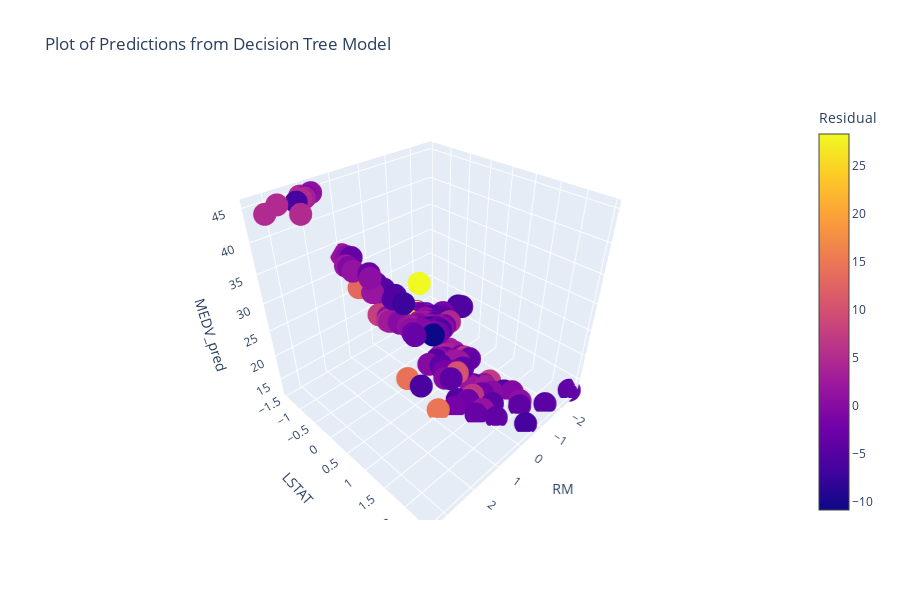

Write notebook code for a chart like this one.
### Markdown cell above
### Decision Tree

Decision trees are a simple machine learning model that can be utilized for classification and also for regression, which is our use case. The algorithm works in much the same way it does for a classification problem as it does for regression, where it chooses a label. In the regression case, it chooses between 'leaves' which are the splits in the data. 

For example, suppose in our training set we have values for $x$ ranging from 1-100, and each value for $x$ corresponds to a value for $y$. The algorithm can split these values  into ranges, such as 1-25, 25-50, 50-75, 75-100. It will then take a value for $y$ that represents that range for $x$.

### Code cell
# Decision Tree Regression
regr_DT = DecisionTreeRegressor(random_state = 10)

# Hyper-parameter tuning
parameters_DT = {'max_features': ['sqrt', 'log2', None], 'max_depth': range(2,20)}
grid_DT = GridSearchCV(estimator = regr_DT, param_grid = parameters_DT)
model_DT = grid_DT.fit(X_train, y_train)
predictions_DT = model_DT.predict(X_test)

# MSE 
mse_DT = round(mean_squared_error(y_test, predictions_DT), 3)
rmse_DT = round(np.sqrt(mse_DT), 3)
print("{} is the Mean Squared Error.".format(mse_DT))
print("{} is the Root Mean Squared Error.".format(rmse_DT))

# R-squared
r2_DT = round(model_DT.score(X_test, y_test), 3)
print("{} is the R-squared.".format(r2_DT))
    
# Residuals
residuals_DT = y_test - predictions_DT
residual_tests(residuals_DT)

# Plotting
plot_model_diagnostics(predictions_DT, y_test, residuals_DT)

# Plotting variable importance
plot_variable_importance(model_DT)

# Plotting model
plot_3d_scatter(X_test, predictions_DT, y_test, x = 'RM', y = 'LSTAT', z = 'MEDV_pred',
               title = 'Plot of Predictions from Decision Tree Model', color = 'Residual')

### Figure 1 — Plotly figure (JSON) as saved in the notebook; plotly's stock layout.template omitted (floating-point values rounded to 4 significant figures; data arrays with more than 128 entries replaced by an {"elided": "..."} marker saying what was removed)
{"data": [{"hoverlabel": {"namelength": 0}, "hovertemplate": "RM=%{x}<br>LSTAT=%{y}<br>MEDV_pred=%{z}<br>Residual=%{marker.color}", "legendgroup": "", "marker": {"color": {"elided": "152 float values"}, "coloraxis": "coloraxis", "symbol": "circle"}, "mode": "markers", "name": "", "scene": "scene", "showlegend": false, "type": "scatter3d", "x": {"elided": "152 float values"}, "y": {"elided": "152 float values"}, "z": {"elided": "152 float values"}}], "layout": {"coloraxis": {"colorbar": {"title": {"text": "Residual"}}, "colorscale": [[0, "#0d0887"], [0.1111, "#46039f"], [0.2222, "#7201a8"], [0.3333, "#9c179e"], [0.4444, "#bd3786"], [0.5556, "#d8576b"], [0.6667, "#ed7953"], [0.7778, "#fb9f3a"], [0.8889, "#fdca26"], [1, "#f0f921"]]}, "height": 600, "legend": {"tracegroupgap": 0}, "scene": {"domain": {"x": [0, 0.98], "y": [0, 1]}, "xaxis": {"title": {"text": "RM"}}, "yaxis": {"title": {"text": "LSTAT"}}, "zaxis": {"title": {"text": "MEDV_pred"}}}, "title": {"text": "Plot of Predictions from Decision Tree Model"}}}
